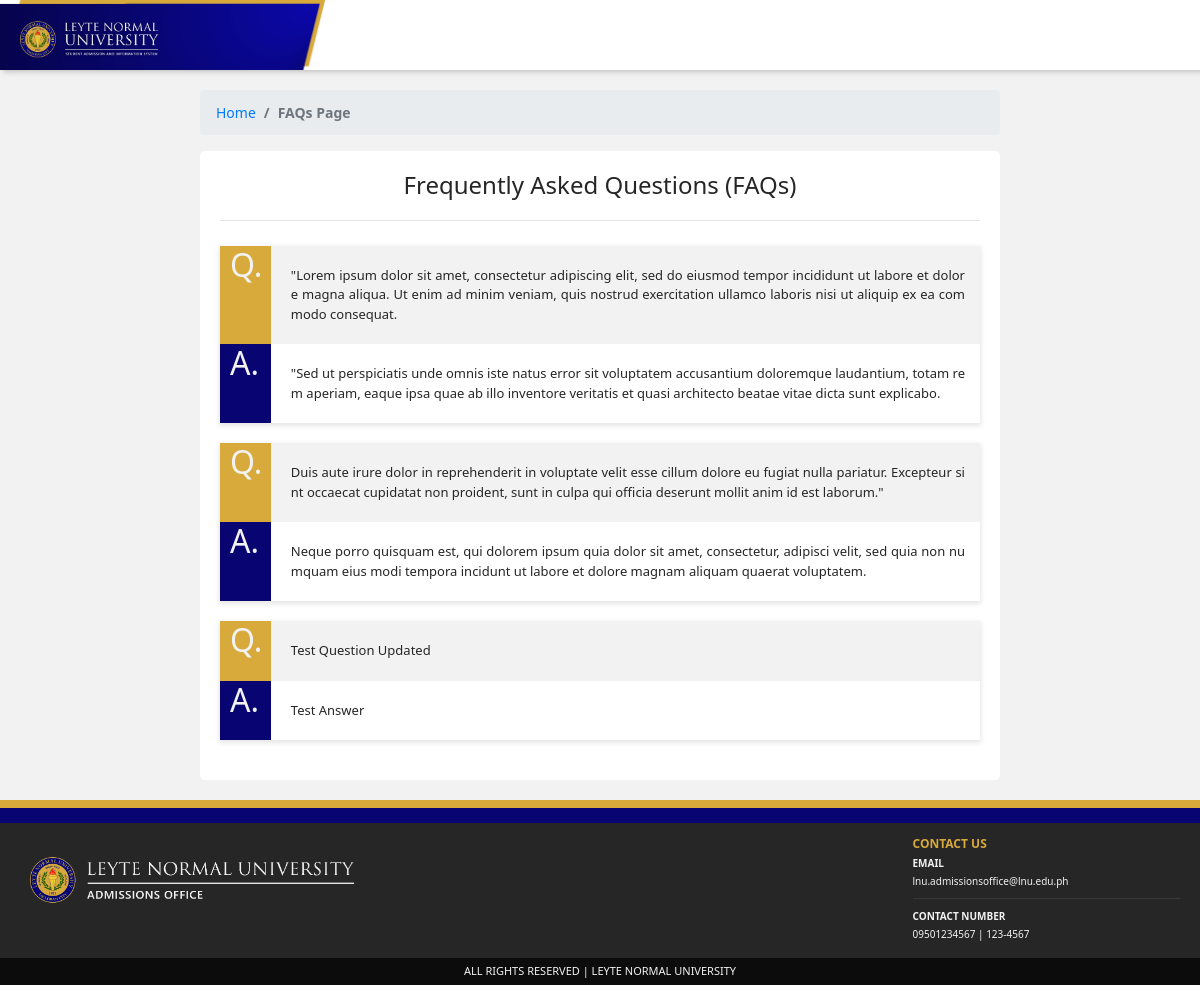
The page /pages/faqs.php on the database its author committed.
### tables this page shows
CREATE TABLE `tbl_faqs` (
  `id` int(11) NOT NULL,
  `question` text NOT NULL,
  `answer` text NOT NULL
);

### pages/faqs.php (the view, shortened to what this page needs)
<?php
	require 'backend/config/db_pdo.php';
	require 'backend/config/db_mysqli.php';
?>
<!DOCTYPE html>
<html>
<head>
		<link rel="stylesheet" type="text/css" href="assets/libs/bootstrap/css/bootstrap.min.css">
		<link rel="stylesheet" type="text/css" href="assets/libs/font-awesome/css/all.css">
		<link rel="stylesheet" type="text/css" href="assets/css/style.css">
</head>
<body>
	<nav class="navbar navbar-expand-sm student-navbar-main">
		<div class="student-navbar-logo-container">
			<a class="navbar-brand" href="index.php">
				<img src="assets/images/navbar_logo_main.png" class="logo">
			</a>
		</div>
	</nav>
	<div class="container-fluid" style="height: 100%;">
		<div class="row">
			<div class="col-md-2"></div>
			<div class="col-md-8 home" style="margin-bottom: 20px;">
				<div class="row">
					<div class="page-navigation">
						<ol class="breadcrumb">
	          				<li class="breadcrumb-item"><a href="index.php">Home</a></li>
	          				<li class="breadcrumb-item active">FAQs Page</li>
	        			</ol>
					</div>
				</div>
				<div class="row">
					<div class="home-container">
						<div class="faq-header" align="center">
							<h4 style="color: #262626;">Frequently Asked Questions (FAQs)</h4>
							<hr class="default-divider ml-auto">
						</div>
						<?php
							$queryFAQs = "SELECT * from tbl_faqs";
							$fetchFAQs = mysqli_query($connection, $queryFAQs);
							if($fetchFAQs){
								$numFAQs = mysqli_num_rows($fetchFAQs);
							}
							if($numFAQs > 0){
								$sqlFaq = $conn->prepare("SELECT * FROM tbl_faqs");
								$sqlFaq->execute();
								while($fetchFaq = $sqlFaq->fetch()){
							?>
								<div class="faq-card">
									<div class="faq-card-question">
										<div class="row">
											<div class="col-md-1 faq-card-question-header">
												<h2>Q.</h2>
											</div>
											<div class="col-md-11 faq-card-content">
												<p style="white-space: normal; word-break: break-all; margin: 10px 20px 10px 10px; font-size: 13px;"><?php echo $fetchFaq['question']?></p>
											</div>
										</div>
									</div>
									<div class="faq-card-answer">
										<div class="row">
											<div class="col-md-1 faq-card-answer-header">
												<h2>A.</h2>
											</div>
											<div class="col-md-11 faq-card-content">
												<p style="white-space: normal; word-break: break-all; margin: 10px 20px 10px 10px; font-size: 13px;"><?php echo $fetchFaq['answer']?></p>
											</div>
										</div>
									</div>
								</div>
							<?php
								}
							}else{
								echo "<p style='text-align: center'><i>FAQs not yet set, please contact the Admissions Office!</i></p>";
							}
						?>
					</div>
				</div>
			</div>
			<div class="col-md-2"></div>
		</div>
	</div>
	<div class="footer-container-main">
		<div class="student-footer-first"></div>
		<div class="student-footer-second"></div>
		<div class="student-footer-main">
			<div class="row">
				<div class="col-md-9">
					<div class="footer-logo-container">
						<img src="assets/images/footer_logo.png" class="footer-logo">
					</div>
				</div>
				<div class="col-md-3">
					<div class="footer-contact-container">
						<p class="footer-contact-header">CONTACT US</p>
						<p class="footer-contact-subheader">EMAIL</p>
						<p class="footer-contact-text">lnu.admissionsoffice@lnu.edu.ph</p>
						<hr class="footer-divider">
						<p class="footer-contact-subheader">CONTACT NUMBER</p>
						<p class="footer-contact-text">09501234567 | 123-4567</p>
					</div>
				</div>
			</div>
		</div>
		<div class="footer-subfooter">
			<p class="subfooter-text">ALL RIGHTS RESERVED | LEYTE NORMAL UNIVERSITY</p>
		</div>
	</div>
</body>
</html>

### pages/assets/css/style.css (style rules this page uses)
html { scroll-behavior: smooth; }
body { min-height: 100vh; width: 100%; display: flex; flex-direction: column; font-family: "Segoe UI", sans-serif; background-color: #F2F2F2; }
img { position: absolute; }
.default-divider { height: 5px; width: 100%; margin: 20px; color: #F2F2F2; }
.student-navbar-main { height: 70px; width: 100%; padding: 0px; background-color: #FFFFFF; box-shadow: 5px 0px 5px 2px rgba(0, 0, 0, 0.2); }
.student-navbar-logo-container { height: 100%; width: 150px; }
.navbar-brand { margin: 0px; padding: 0px 0px 5px 20px; }
.logo { width: 150px; z-index: 3; }
.page-navigation { width: 100%; margin-top: 20px; font-size: 14px; }
.breadcrumb-item.active { font-weight: 600; }
.home-container { height: auto; width: 100%; padding: 20px; border-radius: 5px; background-color: #FFFFFF; }
.faq-card { padding: 0px; margin-bottom: 20px; box-shadow: 0px 2px 5px 1px rgba(0, 0, 0, 0.1); }
.faq-card-content { padding: 10px; text-align: justify; font-size: 12px; color: #262626; }
.faq-card-question { height: auto; overflow: hidden; background-color: #F2F2F2; }
.faq-card-question-header { height: auto; width: 100%; margin: 0px; padding-left: 25px; color: #F2F2F2; background-color: #D8A93B; }
.faq-card-answer { height: auto; overflow: hidden; }
.faq-card-answer-header { height: auto; width: 100%; margin: 0px; padding-left: 25px; color: #F2F2F2; background-color: #080573; }
.footer-container-main { width: 100%; margin: 0px; padding: 0px; }
.student-footer-first { height: 8px; width: 100%; background-color: #D8A93B; }
.student-footer-second { height: 15px; width: 100%; background-color: #080573; }
.student-footer-main { height: 135px; width: 100%; padding: 20px; background-color: #262626; }
.footer-logo-container { height: 100%; width: 100%; margin-top: 10px; margin-left: 10px; }
.footer-logo { width: 40%; }
.footer-divider { background-color: #3E3E3E; }
.footer-contact-container { height: 100%; width: 100%; line-height: 0.2; }
.footer-contact-header { font-weight: 600; font-size: 12px; color: #D8A93B }
.footer-contact-subheader { font-weight: 600; font-size: 10px; color: #F2F2F2 }
.footer-contact-text { font-size: 10px; color: #F2F2F2 }
.footer-subfooter { height: auto; width: 100%; margin-top: auto; padding: 5px; text-align: center; color: #F2F2F2; background-color: #0C0C0C; }
.subfooter-text { margin: 0px; font-size: 11px; }

### rows shown on the page
tbl_faqs: question "\"Lorem ipsum dolor sit amet, consectetur adipiscing elit, sed do eiusmod tempor incididunt ut labore et dolore magna aliqua. Ut enim ad minim veniam, quis nostrud exercitation ullamco laboris nisi ut aliquip ex ea commodo consequat.", answer "\"Sed ut perspiciatis unde omnis iste natus error sit voluptatem accusantium doloremque laudantium, totam rem aperiam, eaque ipsa quae ab illo inventore veritatis et quasi architecto beatae vitae dicta sunt explicabo."
tbl_faqs: question "Duis aute irure dolor in reprehenderit in voluptate velit esse cillum dolore eu fugiat nulla pariatur. Excepteur sint occaecat cupidatat non proident, sunt in culpa qui officia deserunt mollit anim id est laborum.\"", answer "Neque porro quisquam est, qui dolorem ipsum quia dolor sit amet, consectetur, adipisci velit, sed quia non numquam eius modi tempora incidunt ut labore et dolore magnam aliquam quaerat voluptatem."
tbl_faqs: question "Test Question Updated", answer "Test Answer"
